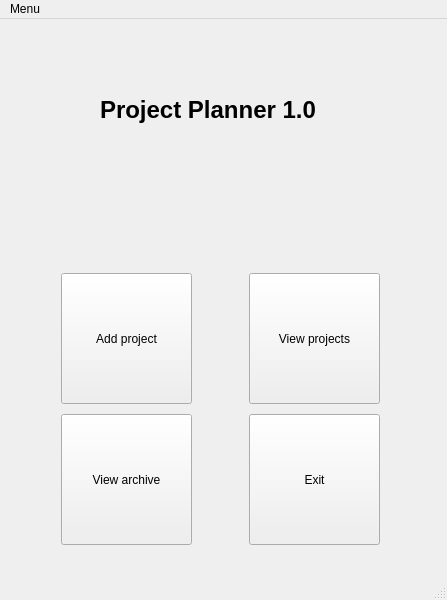
<?xml version="1.0" encoding="UTF-8"?>
<ui version="4.0">
 <class>ProjectPlannerMain</class>
 <widget class="QMainWindow" name="ProjectPlannerMain">
  <property name="geometry">
   <rect>
    <x>0</x>
    <y>0</y>
    <width>447</width>
    <height>600</height>
   </rect>
  </property>
  <property name="windowTitle">
   <string>Project Planner 1.0 - Main menu</string>
  </property>
  <widget class="QWidget" name="centralwidget">
   <widget class="QLabel" name="mainHeader">
    <property name="geometry">
     <rect>
      <x>100</x>
      <y>50</y>
      <width>271</width>
      <height>81</height>
     </rect>
    </property>
    <property name="sizePolicy">
     <sizepolicy hsizetype="Maximum" vsizetype="Maximum">
      <horstretch>0</horstretch>
      <verstretch>0</verstretch>
     </sizepolicy>
    </property>
    <property name="font">
     <font>
      <pointsize>18</pointsize>
      <bold>true</bold>
     </font>
    </property>
    <property name="text">
     <string>Project Planner 1.0</string>
    </property>
   </widget>
   <widget class="QWidget" name="">
    <property name="geometry">
     <rect>
      <x>10</x>
      <y>250</y>
      <width>423</width>
      <height>282</height>
     </rect>
    </property>
    <layout class="QGridLayout" name="mainMenuLayout">
     <item row="1" column="0">
      <widget class="QPushButton" name="viewArchive">
       <property name="minimumSize">
        <size>
         <width>131</width>
         <height>131</height>
        </size>
       </property>
       <property name="maximumSize">
        <size>
         <width>131</width>
         <height>131</height>
        </size>
       </property>
       <property name="text">
        <string>View archive</string>
       </property>
      </widget>
     </item>
     <item row="0" column="0">
      <widget class="QPushButton" name="addProject">
       <property name="enabled">
        <bool>true</bool>
       </property>
       <property name="minimumSize">
        <size>
         <width>131</width>
         <height>131</height>
        </size>
       </property>
       <property name="maximumSize">
        <size>
         <width>131</width>
         <height>131</height>
        </size>
       </property>
       <property name="text">
        <string>Add project</string>
       </property>
      </widget>
     </item>
     <item row="1" column="1">
      <widget class="QPushButton" name="mainExit">
       <property name="minimumSize">
        <size>
         <width>131</width>
         <height>131</height>
        </size>
       </property>
       <property name="maximumSize">
        <size>
         <width>131</width>
         <height>131</height>
        </size>
       </property>
       <property name="text">
        <string>Exit</string>
       </property>
      </widget>
     </item>
     <item row="0" column="1">
      <widget class="QPushButton" name="viewProjects">
       <property name="minimumSize">
        <size>
         <width>131</width>
         <height>131</height>
        </size>
       </property>
       <property name="maximumSize">
        <size>
         <width>131</width>
         <height>131</height>
        </size>
       </property>
       <property name="text">
        <string>View projects</string>
       </property>
      </widget>
     </item>
    </layout>
   </widget>
  </widget>
  <widget class="QMenuBar" name="menubar">
   <property name="geometry">
    <rect>
     <x>0</x>
     <y>0</y>
     <width>447</width>
     <height>19</height>
    </rect>
   </property>
   <widget class="QMenu" name="menuMenu">
    <property name="title">
     <string>Menu</string>
    </property>
    <addaction name="actionAdd_project"/>
    <addaction name="actionView_projects"/>
    <addaction name="actionView_archive"/>
    <addaction name="separator"/>
    <addaction name="actionExit_program"/>
   </widget>
   <addaction name="menuMenu"/>
  </widget>
  <widget class="QStatusBar" name="statusbar"/>
  <action name="actionAdd_project">
   <property name="text">
    <string>Add project</string>
   </property>
  </action>
  <action name="actionView_projects">
   <property name="text">
    <string>View projects</string>
   </property>
  </action>
  <action name="actionView_archive">
   <property name="text">
    <string>View archive</string>
   </property>
  </action>
  <action name="actionExit_program">
   <property name="text">
    <string>Exit program</string>
   </property>
  </action>
 </widget>
 <resources/>
 <connections/>
</ui>
